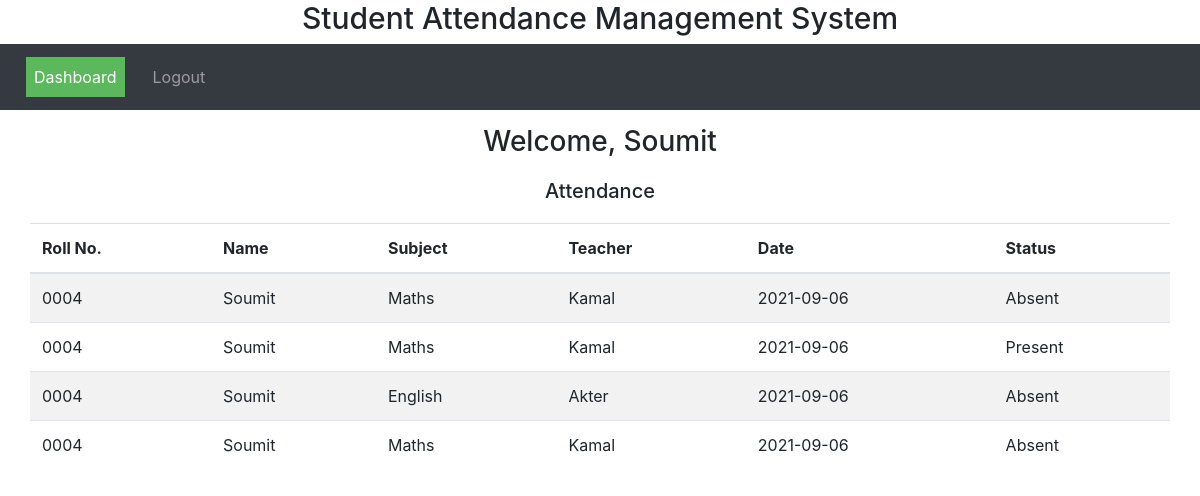
Page /student.php?userid=0004 on the earlier database version.
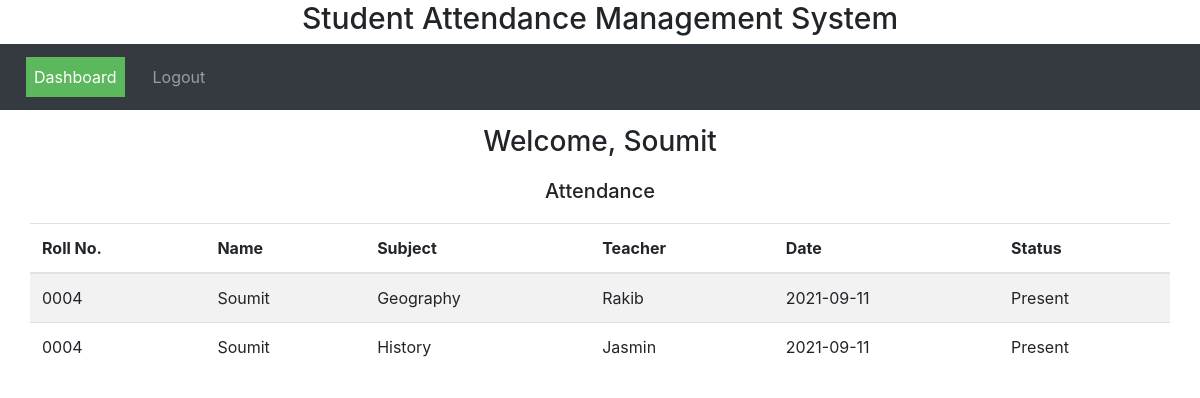
Same page on the later database version.
### tables this page shows
CREATE TABLE `student` (
  `roll_no` varchar(30) NOT NULL,
  `name` varchar(30) NOT NULL,
  `age` varchar(30) NOT NULL,
  `gender` varchar(30) NOT NULL,
  `email` varchar(30) NOT NULL
);

CREATE TABLE `report` (
  `roll_no` varchar(30) NOT NULL,
  `name` varchar(30) NOT NULL,
  `subject` varchar(30) NOT NULL,
  `teacher` varchar(30) NOT NULL,
  `date` date NOT NULL,
  `status` varchar(30) NOT NULL
);

### student.php (the view, shortened to what this page needs)
<?php
$conn = mysqli_connect("localhost", "root","","sams");
    $userid = $_GET['userid'];
?>
<!DOCTYPE html>
<html lang="en">
<head>
  <link rel="stylesheet" href="https://maxcdn.bootstrapcdn.com/bootstrap/4.5.2/css/bootstrap.min.css">
  <link rel="stylesheet" href="css/style.css">
</head>
<body>
<h3 class="header">Student Attendance Management System</h3>
<nav class="navbar navbar-expand-sm bg-dark navbar-dark">
       <ul class="navbar-nav">
        <li class="nav-item">
          <a class="nav-link active" href="#">Dashboard</a>
        </li>
        <li class="nav-item">
          <a class="nav-link" href="login.php">Logout</a>
        </li>
      </ul>
</nav>
    <?php
       $all_query = mysqli_query($conn, "SELECT * from student WHERE roll_no='$userid'");
       while ($data = mysqli_fetch_array($all_query)) {
         $studentData[0]= $data['roll_no'];
         $studentData[1]= $data['name'];
       }
?>
<h3 style="text-align:center; margin: 15px 0;">Welcome, <?php echo $studentData[1]?></h3>
<h5 style="text-align:center; margin: 20px 0;">Attendance</h5>
    <div class="container">
<div class="row">
  <table class="table table-striped table-hover">
      <thead>
      <tr>
        <th scope="col">Roll No.</th>
        <th scope="col">Name</th>
        <th scope="col">Subject</th>
        <th scope="col">Teacher</th>
        <th scope="col">Date</th>
        <th scope="col">Status</th>
      </tr>
      </thead>
   <?php
     $all_query = mysqli_query($conn, "SELECT roll_no, name, subject, teacher, date, status FROM report WHERE roll_no='$userid'");
     while ($data = mysqli_fetch_array($all_query)) {
     ?>
     <tr>
       <td><?php echo $data['roll_no']; ?></td>
       <td><?php echo $data['name']; ?></td>
       <td><?php echo $data['subject']; ?></td>
       <td><?php echo $data['teacher']; ?></td>
       <td><?php echo $data['date']; ?></td>
       <td><?php echo $data['status']; ?></td>
     </tr>
     <?php
          }
      ?>
    </table>
</div>
</div>
</body>
</html>

### css/style.css (style rules this page uses)
.header { font-size: 30px; text-align: center; }
ul li { margin: 5px 10px; }
.active { color: #ffffff; background-color: #5cb85c; }

Differences in the rows shown:
removed report: roll_no "0004", name "Soumit", subject "Maths", teacher "Kamal", date "2021-09-06", status "Absent"
removed report: roll_no "0004", name "Soumit", subject "Maths", teacher "Kamal", date "2021-09-06", status "Present"
removed report: roll_no "0004", name "Soumit", subject "English", teacher "Akter", date "2021-09-06", status "Absent"
removed report: roll_no "0004", name "Soumit", subject "Maths", teacher "Kamal", date "2021-09-06", status "Absent"
added report: roll_no "0004", name "Soumit", subject "Geography", teacher "Rakib", date "2021-09-11", status "Present"
added report: roll_no "0004", name "Soumit", subject "History", teacher "Jasmin", date "2021-09-11", status "Present"
